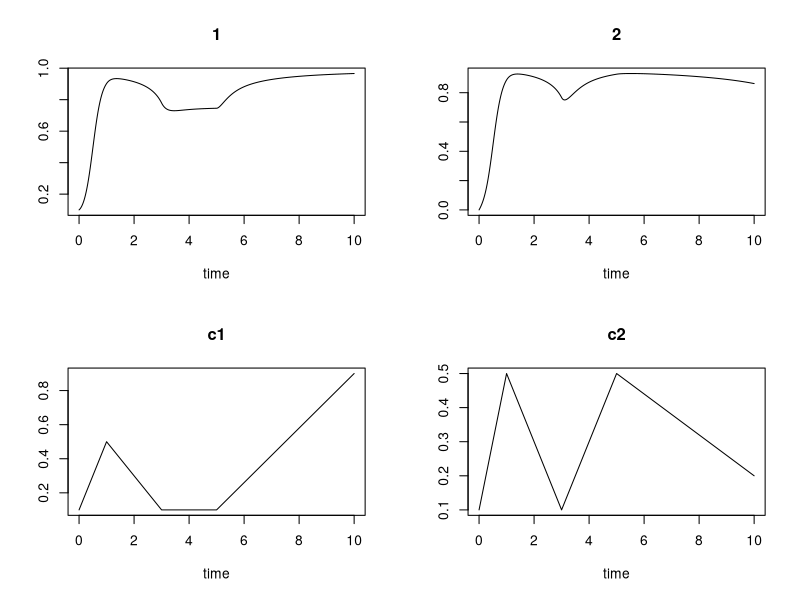

The R script that drew this image: (Note: this script raises an error after producing the figure.)
rm(list = ls())
start_time <- Sys.time()
library("deSolve")

# Hanski model:
Hanski <- function(time, y, parameters, signal){
  ydot <- c()
  cc <- list()
  with(as.list(c(y, parameters)), {
    for (i in c(1:dim)) {
      cc[[i]] <- signal[[i]](time)
      area <- area_muni
      area[i] <- 0
      d <- sum(exp(-alp*dist[i,])*area*y)
      h <- mc*sum(comm[i,]*y)
      a <- c*(xi*d + (1-xi)*h)
      ydot[i] <- a*(1-y[i]) - (b/cc[[i]])*y[i]
    }
    return(list(ydot, c = cc))
  })
}

## Forcing function
signal <- list(approxfun(x = c(0,1,3,5,10), 
                    y = c(0.1, 0.5,  0.1,  0.1, 0.9), 
                    method = "linear", rule = 2),
            approxfun(x = c(0,1,3,5,10), 
                      y = c(0.1, 0.5,  0.1,  0.5, 0.2), 
                      method = "linear", rule = 2))


# Parameters: 
dim <- 2
time <- seq(0, 10, by=0.01)
b <- 0.2
c <- 0.1
xi <- 0.5
alp <- 100
mc <- 0.2
area_muni <- matrix(runif(dim, 0,10000),1,dim)
dist <- matrix(runif(dim*dim, 0,10000),dim,dim)
comm <- matrix(runif(dim*dim, 0,10000),dim,dim)
parameters <- list(dim = dim,  b=b, c = c,
                xi = xi, alp = alp,
                area_muni = area_muni,
                dist = dist, comm = comm,
                mc = 0.01)

state <- c(0.1,0)

### Integratin:
out <- ode(y = state, times = time, func = Hanski, 
           parms = parameters, signal = signal)
plot(out)
end_time <- Sys.time()
print(paste("time:", end_time-start_time))


### Likelihood Function
ll_ode <- function(x, # vector con los parámetros
                   forcings, # forzamientos para el solver de la ode
                   y, # datos
                   devs){ #desviaciones estándar para calcular la loglikelihood
  va = 0.1
  if(x[1] < 0 | x[2] < 0 | x[3] < 0 | x[4] < 0 | x[5] < 0){
    res = -86829146000
  }else{
    pars <- c(c = x[1], # Colonization constant
              b = x[2], # Extinction constant
              xi = x[3], # Spread constant
              alp = x[4], # Spread constant
              va = x[5]) # Variance
    
    state <- c(0.1,0) #Vector inicial para ODE
    signal <- forcings
    parameters <- list(dim = dim,  b=b, c = c,
                       xi = xi, alp = alp,
                       area_muni = area_muni,
                       dist = dist, comm = comm,
                       mc = mc)
    
    z <- ode(y = state, times = time, func = Hanski, 
                    parms = parameters, signal = signal) #Aquí corre el ODE
    z <- as.data.frame(z)
    z <- z[-1, ]
    
    res <- 0
    for(i in c(1:dim)){
      res <- res +  sum(dnorm(y[,i+1], mean = z[,i+1], sd = va, log = T))
    }
  }
  return(res)
}

# sims <- 2 #Número de combinaciones paramétricas a explorar
seeds <- matrix( runif(900,0,1), ncol = 300, nrow = 5)
sols <- NA #Pre-aloco el número de combinaciones paramétricas en 2 unidades de LL de la mejor

set.seed(476468713)

condition <- T 
#Esta condición se hará falsa en el bucle de después, si en las rondas la LL no
#mejora más de 2 puntos y hay más de 1000 combinaciones paramétricas a menos de
#2 puntos de loglikelihood de la mejor solución.

round <- 1
sims <- ncol(seeds) #Número de combinaciones paramétricas a explorar

# Cores <- 1
Cores <- parallel::detectCores()#Numero de cores a utilizar.
it <- 0
while(condition){
  start_time <- Sys.time()
  print(paste0("Iteration: ", it))
  #Ahora viene la paralelización
  parall <- mclapply(1:sims, mc.cores = Cores, mc.preschedule = F,function(k){
    
    print(paste("k:",k))
    start_time1 <- Sys.time()
    
    fit <- optim(par = seeds[, k], fn = ll_ode, forcings = signal, y = out, 
                 devs = devs, control = list(fnscale = -1, maxit = 500, parscale = seeds[, k]))
  
    
    if((k %% 1000) == 0) {
      cat("This was seed no. ", k, "\n")
      cat("This fit: ", fit$value, "\n")
    }
    
    fit
  })
  end_time <- Sys.time()
  diff_time <- end_time - start_time
  print("Execution time iteration i:")
  print(diff_time)
  it <- it + 1
  lhs <- parall
  
  rm(parall) #Para evitar fugas de memoria
  
  filename <- paste0("~/MAD_MODEL/SUR_MODEL/OUTPUT/NM/param_MAD_MODEL_1core_900it_fulldata",Sys.Date(), "_",round, ".RData") #Salva cada ronda de optimizaciones, por si acaso
  save(lhs, file = filename)
  
  # Ahora, recuperamos la loglikelihood de cada combinación de parámetros
  logl <- rep(NA, sims)
  for(i in 1:sims) logl[i] <- lhs[[i]]$value
  
  # Evaluamos las condiciones para parar el bucle
  best2 <- max(logl, na.rm = T)
  pc1 <- best < best2
  pc2 <- best > (best2 - 2)
  
  sols <- sum(logl > (max(logl, na.rm = T) - 2), na.rm = T)
  pc3 <- sols > 1000
  
  condition <- pc1 * pc2 * pc3
  condition <- !condition
  
  # Seleccionamos las mejores combinaciones de parámetros para mandar una nueva
  # ronda, cogemos las combinaciones que estén a 2 unidades de distancia de la
  # mejor, o en su defecto, las 250 mejores combinaciones.
  if(sols < 250){
    index <- order(logl, decreasing = T)[1:250]
  } else {
    index <- order(logl, decreasing = T)[1:sols]
  }
  
  n <- 1
  parmat <- matrix(NA, nrow = length(index), ncol = 3)
  for(i in index){
    parmat[n, ] <- lhs[[i]]$par
    n <- n + 1
  }
  
  # Muestreamos las mejores combinaciones de parámetros, cada uno de ellos
  # independientemente. De esta forma estamos rompiendo las posibles
  # correlaciones entre los parámetros, y en algún sentido, hacemos la
  # aproximación menos bayesiana al no samplear la distribución multidimensional
  # de los parámetros.
  seeds <- t(apply(X = parmat, MARGIN = 2, sample, size = 100000, replace = T))
  
  rm(parmat)
  rm(lhs)
  
  print(paste0("Round: ", round, ";  Best likelihood: ", best2, 
               "; Solutions: ", sols, "\n"))
  
  best <- best2
  round <- round + 1
} 
print("The optimization finished.")
